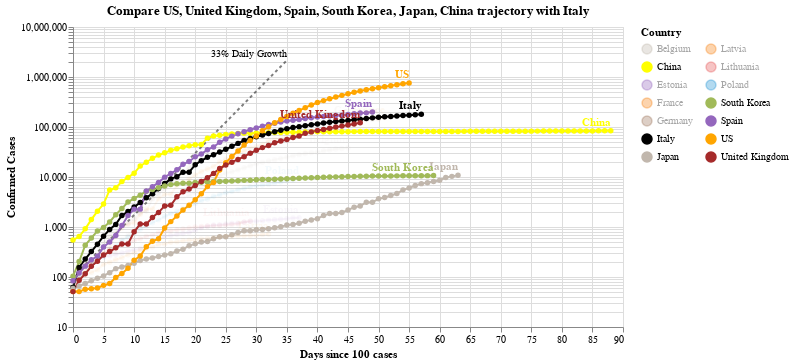

Source (notebook cell):
### Code cell
#hide_input
chart2 = make_since_chart(['US', 'United Kingdom', 'Spain', 'South Korea', 'Japan', 'China'])
chart2

### Figure 1 — Vega-Lite specification as saved in the notebook (floating-point values rounded to 4 significant figures; data arrays with more than 128 entries replaced by an {"elided": "..."} marker saying what was removed)
{"config": {"view": {"continuousWidth": 400, "continuousHeight": 300}}, "layer": [{"mark": {"type": "line", "color": "black", "opacity": 0.5, "strokeDash": [3, 3]}, "encoding": {"x": {"type": "quantitative", "field": "Days since 100 cases"}, "y": {"type": "quantitative", "field": "Confirmed Cases"}}}, {"mark": {"type": "text", "align": "right", "dy": -6, "fontSize": 10, "text": "33% Daily Growth"}, "encoding": {"x": {"type": "quantitative", "field": "Days since 100 cases"}, "y": {"type": "quantitative", "field": "Confirmed Cases"}}, "transform": [{"filter": "(datum['Days since 100 cases'] >= 35)"}]}, {"data": {"name": "data-2bf3702c5a5b3aba837ce371754c04fc"}, "mark": {"type": "line", "point": true}, "encoding": {"color": {"type": "nominal", "field": "Country", "legend": {"columns": 2}, "scale": {"domain": ["Belgium", "China", "Estonia", "France", "Germany", "Italy", "Japan", "Latvia", "Lithuania", "Poland", "South Korea", "Spain", "US", "United Kingdom"], "range": ["#C1B7AD", "yellow", "#9467bd", "#F58518", "#9D755D", "black", "#C1B7AD", "#F58518", "#E45756", "#2495D3", "#A1BA59", "#9467bd", "orange", "brown"]}}, "opacity": {"condition": {"value": 1, "selection": "selector005"}, "value": 0.05}, "tooltip": [{"type": "nominal", "field": "Country"}, {"type": "temporal", "field": "Date"}, {"type": "quantitative", "field": "Confirmed Cases"}, {"type": "quantitative", "field": "Days since 100 cases"}], "x": {"type": "quantitative", "field": "Days since 100 cases"}, "y": {"type": "quantitative", "field": "Confirmed Cases", "scale": {"type": "log"}}}, "selection": {"selector005": {"type": "multi", "fields": ["Country"], "bind": "legend", "init": [{"Country": "US"}, {"Country": "United Kingdom"}, {"Country": "Spain"}, {"Country": "South Korea"}, {"Country": "Japan"}, {"Country": "China"}, {"Country": "Italy"}]}}, "width": 550}, {"data": {"name": "data-2bf3702c5a5b3aba837ce371754c04fc"}, "mark": {"type": "text", "align": "right", "dy": -8, "fontWeight": "bold"}, "encoding": {"color": {"type": "nominal", "field": "Country", "legend": {"columns": 2}, "scale": {"domain": ["Belgium", "China", "Estonia", "France", "Germany", "Italy", "Japan", "Latvia", "Lithuania", "Poland", "South Korea", "Spain", "US", "United Kingdom"], "range": ["#C1B7AD", "yellow", "#9467bd", "#F58518", "#9D755D", "black", "#C1B7AD", "#F58518", "#E45756", "#2495D3", "#A1BA59", "#9467bd", "orange", "brown"]}}, "opacity": {"condition": {"value": 1, "selection": "selector005"}, "value": 0.05}, "text": {"type": "nominal", "field": "Country"}, "tooltip": [{"type": "nominal", "field": "Country"}, {"type": "temporal", "field": "Date"}, {"type": "quantitative", "field": "Confirmed Cases"}, {"type": "quantitative", "field": "Days since 100 cases"}], "x": {"type": "quantitative", "field": "Days since 100 cases"}, "y": {"type": "quantitative", "field": "Confirmed Cases", "scale": {"type": "log"}}}, "transform": [{"filter": "(datum['Date'] >= 1587254400000)"}], "width": 550}], "data": {"name": "data-c1a3bbf4dd040f2e7e8e7a69520e3c2a"}, "title": "Compare US, United Kingdom, Spain, South Korea, Japan, China trajectory with Italy", "$schema": "https://vega.github.io/schema/vega-lite/v4.0.2.json", "datasets": {"data-c1a3bbf4dd040f2e7e8e7a69520e3c2a": [{"Days since 100 cases": 0, "Confirmed Cases": 100.0}, {"Days since 100 cases": 1, "Confirmed Cases": 133.0}, {"Days since 100 cases": 2, "Confirmed Cases": 176.9}, {"Days since 100 cases": 3, "Confirmed Cases": 235.3}, {"Days since 100 cases": 4, "Confirmed Cases": 312.9}, {"Days since 100 cases": 5, "Confirmed Cases": 416.2}, {"Days since 100 cases": 6, "Confirmed Cases": 553.5}, {"Days since 100 cases": 7, "Confirmed Cases": 736.1}, {"Days since 100 cases": 8, "Confirmed Cases": 979.1}, {"Days since 100 cases": 9, "Confirmed Cases": 1302.0}, {"Days since 100 cases": 10, "Confirmed Cases": 1732.0}, {"Days since 100 cases": 11, "Confirmed Cases": 2303.0}, {"Days since 100 cases": 12, "Confirmed Cases": 3064.0}, {"Days since 100 cases": 13, "Confirmed Cases": 4074.0}, {"Days since 100 cases": 14, "Confirmed Cases": 5419.0}, {"Days since 100 cases": 15, "Confirmed Cases": 7207.0}, {"Days since 100 cases": 16, "Confirmed Cases": 9586.0}, {"Days since 100 cases": 17, "Confirmed Cases": 12750.0}, {"Days since 100 cases": 18, "Confirmed Cases": 16960.0}, {"Days since 100 cases": 19, "Confirmed Cases": 22550.0}, {"Days since 100 cases": 20, "Confirmed Cases": 29990.0}, {"Days since 100 cases": 21, "Confirmed Cases": 39890.0}, {"Days since 100 cases": 22, "Confirmed Cases": 53060.0}, {"Days since 100 cases": 23, "Confirmed Cases": 70560.0}, {"Days since 100 cases": 24, "Confirmed Cases": 93850.0}, {"Days since 100 cases": 25, "Confirmed Cases": 124800.0}, {"Days since 100 cases": 26, "Confirmed Cases": 166000.0}, {"Days since 100 cases": 27, "Confirmed Cases": 220800.0}, {"Days since 100 cases": 28, "Confirmed Cases": 293700.0}, {"Days since 100 cases": 29, "Confirmed Cases": 390600.0}, {"Days since 100 cases": 30, "Confirmed Cases": 519500.0}, {"Days since 100 cases": 31, "Confirmed Cases": 690900.0}, {"Days since 100 cases": 32, "Confirmed Cases": 918900.0}, {"Days since 100 cases": 33, "Confirmed Cases": 1222000.0}, {"Days since 100 cases": 34, "Confirmed Cases": 1625000.0}, {"Days since 100 cases": 35, "Confirmed Cases": 2162000.0}], "data-2bf3702c5a5b3aba837ce371754c04fc": {"elided": "713 records"}}}
